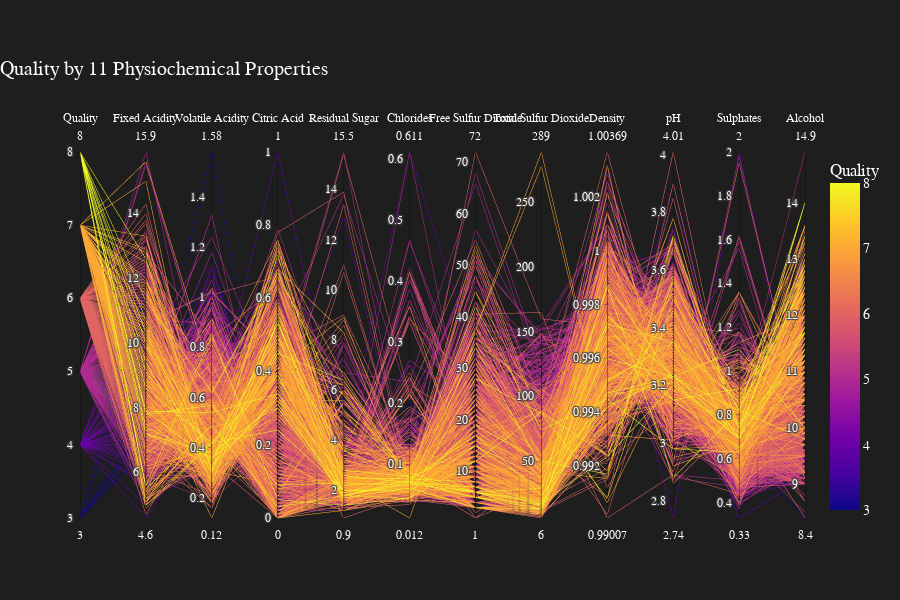

The notebook cell this image was saved under:
### Markdown cell above
**Red Wine**

### Code cell
df = data1.drop(['wine type'], axis = 1)

df = df[['quality', 'fixed acidity', 'volatile acidity', 'citric acid', 
         'residual sugar', 'chlorides', 'free sulfur dioxide', 
         'total sulfur dioxide', 'density', 'pH', 'sulphates', 'alcohol']]

fig = px.parallel_coordinates(df, color="quality", labels={
        'quality': 'Quality', 'fixed acidity': 'Fixed Acidity', 'volatile acidity': 'Volatile Acidity', 'citric acid': 'Citric Acid',
        'residual sugar': 'Residual Sugar', 'chlorides': 'Chlorides', 'free sulfur dioxide': 'Free Sulfur Dioxide',
        'total sulfur dioxide': 'Total Sulfur Dioxide', 'density': 'Density', 'pH': 'pH', 'sulphates': 'Sulphates',
        'alcohol': 'Alcohol'},
        color_continuous_scale=px.colors.sequential.Plasma, template = 'plotly_dark', height = 600)

fig.update_layout(
    font=dict(
        family="Arial, sans-serif",
        size=14,
        color="white"
    ),
    title_font=dict(
        family="Arial, sans-serif",
        size=14,
        color="white"
    ),
    paper_bgcolor='rgb(30, 30, 30)',
    plot_bgcolor='rgb(30, 30, 30)',
    title = 'Quality by 11 Physiochemical Properties',
    margin=dict(t=150),
    title_x=0
)


fig.show()
#fig.write_html("file.html")

### Figure 1 — Plotly figure (JSON) as saved in the notebook; plotly's stock layout.template omitted (floating-point values rounded to 4 significant figures; data arrays with more than 128 entries replaced by an {"elided": "..."} marker saying what was removed)
{"data": [{"dimensions": [{"label": "Quality", "values": {"elided": "1599 int values"}}, {"label": "Fixed Acidity", "values": {"elided": "1599 float values"}}, {"label": "Volatile Acidity", "values": {"elided": "1599 float values"}}, {"label": "Citric Acid", "values": {"elided": "1599 float values"}}, {"label": "Residual Sugar", "values": {"elided": "1599 float values"}}, {"label": "Chlorides", "values": {"elided": "1599 float values"}}, {"label": "Free Sulfur Dioxide", "values": {"elided": "1599 float values"}}, {"label": "Total Sulfur Dioxide", "values": {"elided": "1599 float values"}}, {"label": "Density", "values": {"elided": "1599 float values"}}, {"label": "pH", "values": {"elided": "1599 float values"}}, {"label": "Sulphates", "values": {"elided": "1599 float values"}}, {"label": "Alcohol", "values": {"elided": "1599 float values"}}], "domain": {"x": [0, 1], "y": [0, 1]}, "line": {"color": {"elided": "1599 int values"}, "coloraxis": "coloraxis"}, "name": "", "type": "parcoords"}], "layout": {"coloraxis": {"colorbar": {"title": {"text": "Quality"}}, "colorscale": [[0, "#0d0887"], [0.1111, "#46039f"], [0.2222, "#7201a8"], [0.3333, "#9c179e"], [0.4444, "#bd3786"], [0.5556, "#d8576b"], [0.6667, "#ed7953"], [0.7778, "#fb9f3a"], [0.8889, "#fdca26"], [1, "#f0f921"]]}, "font": {"color": "white", "family": "Arial, sans-serif", "size": 14}, "height": 600, "legend": {"tracegroupgap": 0}, "margin": {"t": 150}, "paper_bgcolor": "rgb(30, 30, 30)", "plot_bgcolor": "rgb(30, 30, 30)", "title": {"text": "Quality by 11 Physiochemical Properties", "x": 0}}}
